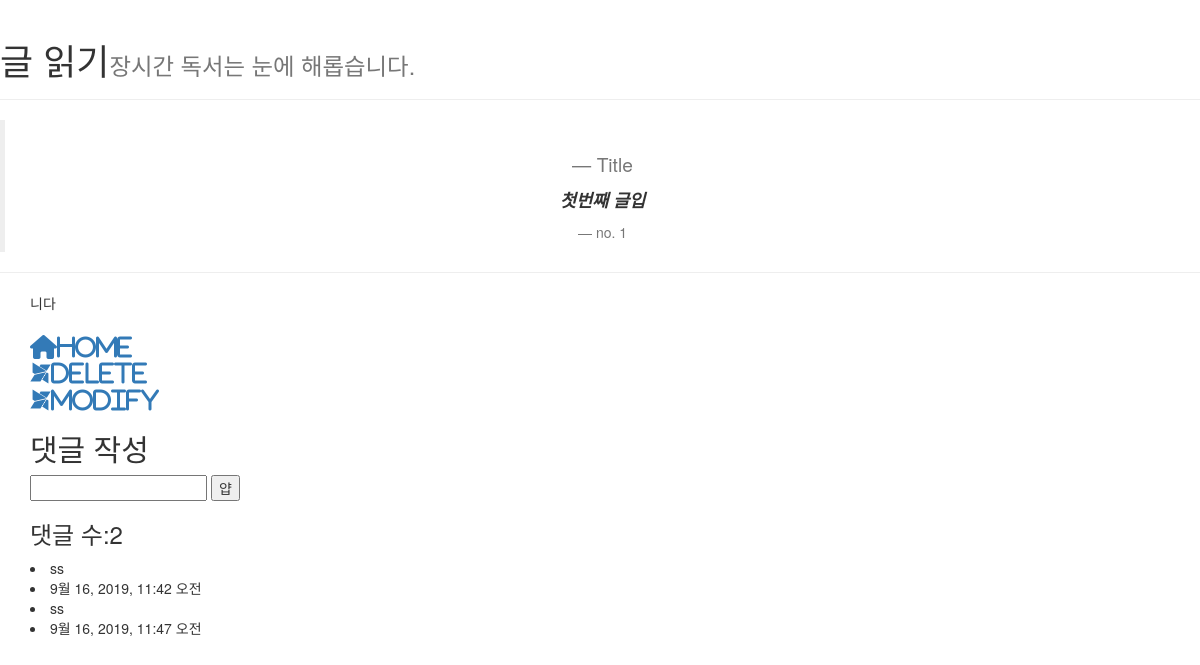
/articles/1/, run on the app's committed database.
### articles/models.py (models this page shows, shortened)
class Article(models.Model):
    title = models.CharField(max_length=30)
    content = models.TextField()
    created_at = models.DateTimeField(auto_now_add=True)
    updated_at = models.DateTimeField(auto_now=True)
    reporter = models.ForeignKey(Reporter, on_delete=models.CASCADE)

class Comment(models.Model):
    content = models.CharField(max_length=140)
    created_at = models.DateTimeField(auto_now_add=True)
    article = models.ForeignKey(Article, on_delete=models.CASCADE)

### articles/views.py (the view)
# urls.py: path('<int:article_pk>/', views.detail,name='detail'),
def detail(request, article_pk):
    articles = Article.objects.get(pk=article_pk)
    comments = articles.comment_set.all()
    context = {
        'articles': articles,
        'comments': comments,
    }
    return render(request, 'articles/detail.html',context)

### articles/templates/articles/detail.html (shortened to what this page needs)
{% extends 'articles/base.html' %}
{% block body %}
<div class="page-header">
  <h1>글 읽기<small>장시간 독서는 눈에 해롭습니다.</small></h1>
</div>
<div class='mx-auto text-center border-dark'>
  <blockquote class="blockquote">
    <h3><small>Title</small></h3>
    <p class="mb-0"><i><b>{{ articles.title }}</b></i></p>
    <footer class="blockquote-footer">no. {{ articles.id }}</footer>
  </blockquote>
</div>
<hr>
<div class="container border-dark">
  <div class="card border-dark" style="width: 90rem;">
    <div class="card-body text-light bg-light ">
      <p class="card-text bg-dark border-dark">{{ articles.content }}</p>
      <h3><a href="{% url 'articles:index' %}" class="card-link "><i class="fas fa-home">Home</i></a>
        <form action="{% url 'articles:delete' articles.pk %}" method="post" onclick=" return confirm('Are you sure?')">
          <div class="text-primary">
            <i class="fab fa-modx">delete</i>
          </div>
        </form>
        <form action="{% url 'articles:update' articles.pk %}" method="post">
          <div class="text-primary">
            <i class="fab fa-modx">modify</i>
          </div>
        </form>
          <h2>댓글 작성</h2>
          <form action="{% url 'articles:comment_create' articles.pk %}" method="post">
            <input type="text" name="comment" id="comment">
            <input type="submit" value="얍">
          </form>
          <h3>댓글 수:{{ comments.count }}</h3>
          {% for comment in comments %}
          <li>{{ comment.content }}</li>
          <li>{{ comment.created_at }}</li>
          {% empty %}
            <p>댓글이 없어요...</p>
          {% endfor %}
      </h3>
    </div>
  </div>
</div>
{% endblock %}

### data on the page
Article: title "첫번째 글입", id "1", content "니다", count "2"
Comment: content "ss", created_at "9월 16, 2019, 11:42 오전"
Comment: content "ss", created_at "9월 16, 2019, 11:47 오전"
